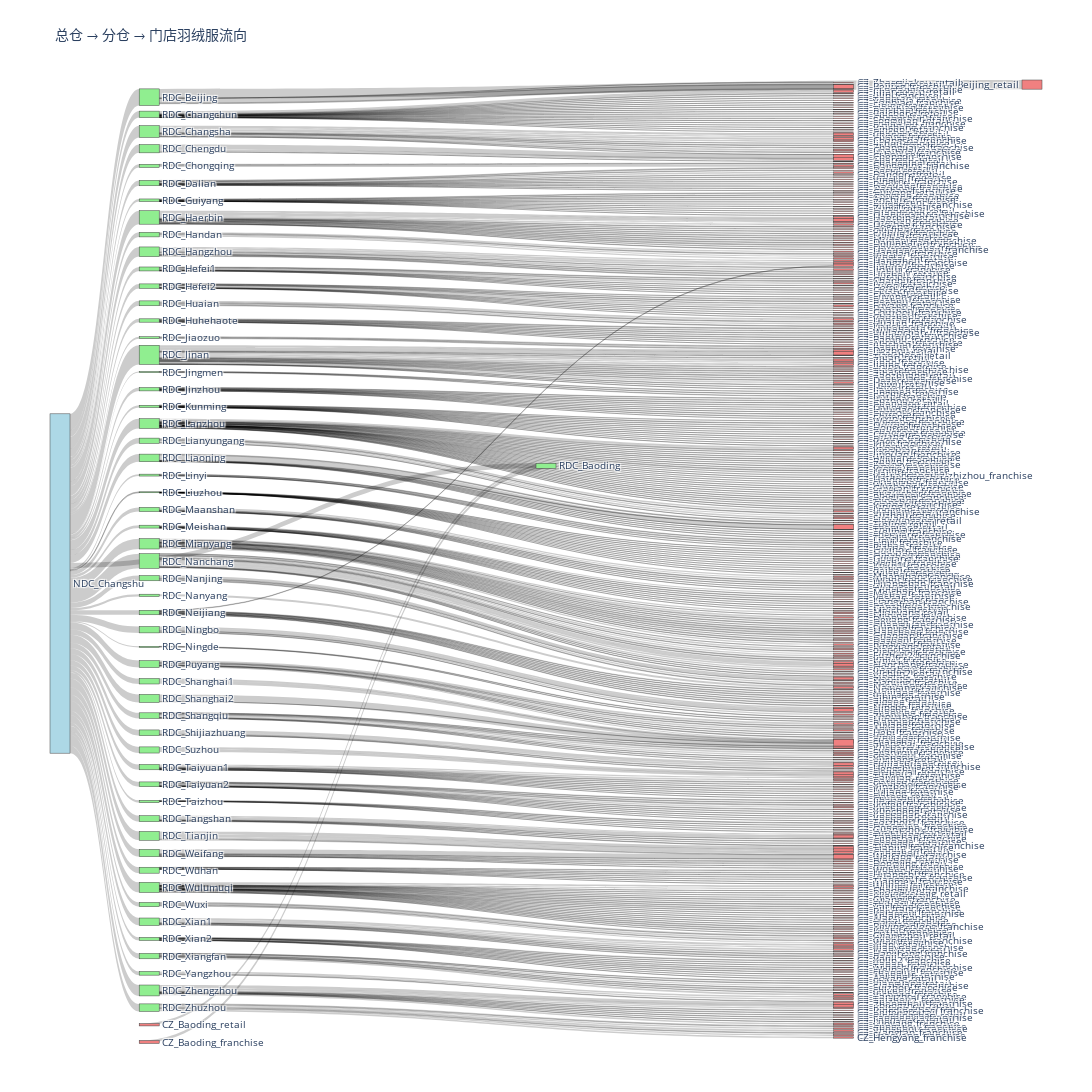

Write notebook code for a chart like this one.
### Code cell
start_node = "NDC_Changshu"
nodes_list = result['node'].tolist()
stores = pd.read_csv('data/ship_sub2store.csv')['dest'].unique().tolist()
labels = [start_node] + nodes_list + stores
inbound = (
    pd.read_csv('data/ship_tot2sub.csv')[['dest','qty']]
    .rename(columns={'dest':'node','qty':'value'})
    .groupby('node', as_index=False).sum()
)
outbound = (
    pd.read_csv('data/ship_sub2store.csv')[['source','dest','qty']]
    .rename(columns={'source':'node','qty':'value'})
    .groupby(['node','dest'], as_index=False).sum()
)

source, target, value = [], [], []
for _, row in inbound.iterrows():
    if row['node'] in nodes_list:
        source.append(labels.index(start_node))
        target.append(labels.index(row['node']))
        value.append(row['value'])
for _, row in outbound.iterrows():
    if row['node'] in nodes_list and row['dest'] in stores:
        source.append(labels.index(row['node']))
        target.append(labels.index(row['dest']))
        value.append(row['value'])


n_dist = len(nodes_list)
n_store = len(stores)
node_x = [0.0] + [0.1]*n_dist + [0.8]*n_store
node_y = [0.5] \
         + list(np.linspace(0, 1, n_dist)) \
       + list(np.linspace(0, 1, n_store))

fig = go.Figure(go.Sankey(
    node=dict(
        label=labels,
        x=node_x,
        y=node_y,
        pad=15,
        thickness=20,
        color=["lightblue"] + ["lightgreen"]*n_dist + ["lightcoral"]*n_store
    ),
    link=dict(source=source, target=target, value=value)
))

fig.update_layout(
    title_text="总仓 → 分仓 → 门店羽绒服流向",
    font_size=10,
    width=1100, height=5000,
    margin=dict(l=50, r=50, t=80, b=50)
)

fig.show()
fig_sankey = fig

### Figure 1 — Plotly figure (JSON) as saved in the notebook; plotly's stock layout.template omitted (floating-point values rounded to 4 significant figures; data arrays with more than 128 entries replaced by an {"elided": "..."} marker saying what was removed)
{"data": [{"link": {"source": {"elided": "485 int values"}, "target": {"elided": "485 int values"}, "value": {"elided": "485 int values"}}, "node": {"color": {"elided": "485 str values"}, "label": {"elided": "485 str values"}, "pad": 15, "thickness": 20, "x": {"elided": "485 float values"}, "y": {"elided": "485 float values"}}, "type": "sankey"}], "layout": {"title": {"text": "总仓 → 分仓 → 门店羽绒服流向"}, "font": {"size": 10}, "margin": {"l": 50, "r": 50, "t": 80, "b": 50}, "width": 1100, "height": 5000}}
